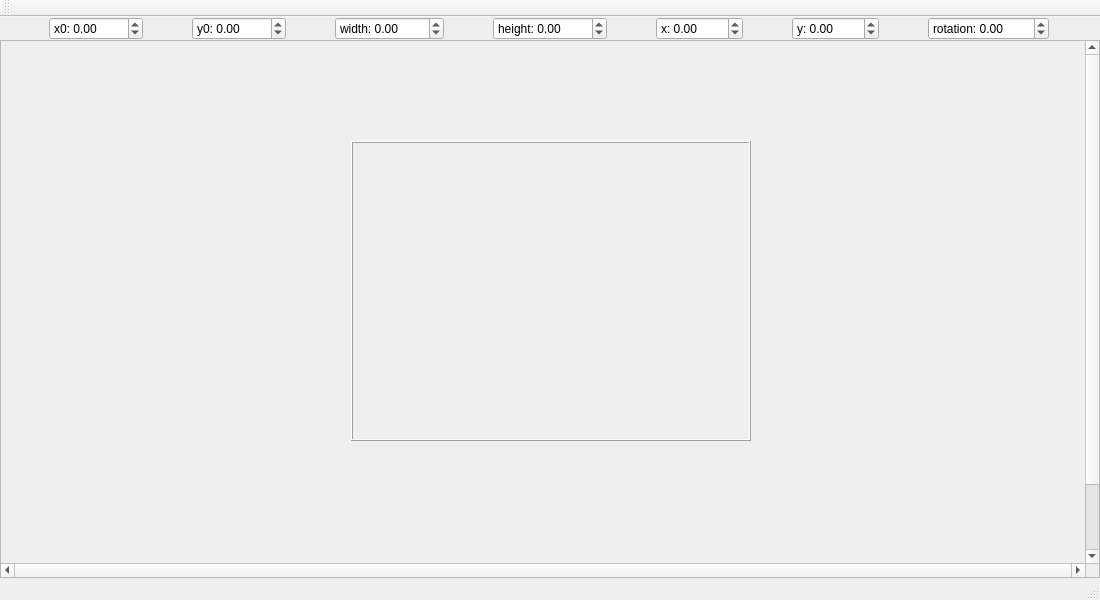
<?xml version="1.0" encoding="UTF-8"?>
<ui version="4.0">
 <class>Transform</class>
 <widget class="QMainWindow" name="Transform">
  <property name="geometry">
   <rect>
    <x>0</x>
    <y>0</y>
    <width>1100</width>
    <height>600</height>
   </rect>
  </property>
  <property name="windowTitle">
   <string>Transform</string>
  </property>
  <widget class="QWidget" name="W_Central">
   <layout class="QVBoxLayout" name="verticalLayout">
    <property name="spacing">
     <number>0</number>
    </property>
    <property name="leftMargin">
     <number>0</number>
    </property>
    <property name="topMargin">
     <number>0</number>
    </property>
    <property name="rightMargin">
     <number>0</number>
    </property>
    <property name="bottomMargin">
     <number>0</number>
    </property>
    <item>
     <widget class="QWidget" name="W_Tool" native="true">
      <property name="sizePolicy">
       <sizepolicy hsizetype="Preferred" vsizetype="Fixed">
        <horstretch>0</horstretch>
        <verstretch>0</verstretch>
       </sizepolicy>
      </property>
      <layout class="QHBoxLayout" name="horizontalLayout_2">
       <property name="spacing">
        <number>0</number>
       </property>
       <property name="leftMargin">
        <number>0</number>
       </property>
       <property name="topMargin">
        <number>0</number>
       </property>
       <property name="rightMargin">
        <number>0</number>
       </property>
       <property name="bottomMargin">
        <number>0</number>
       </property>
       <item>
        <widget class="QDoubleSpinBox" name="DSB_X_0">
         <property name="sizePolicy">
          <sizepolicy hsizetype="Fixed" vsizetype="Fixed">
           <horstretch>0</horstretch>
           <verstretch>0</verstretch>
          </sizepolicy>
         </property>
         <property name="prefix">
          <string>x0: </string>
         </property>
         <property name="minimum">
          <double>-1000.000000000000000</double>
         </property>
         <property name="maximum">
          <double>1000.000000000000000</double>
         </property>
        </widget>
       </item>
       <item>
        <widget class="QDoubleSpinBox" name="DSB_Y_0">
         <property name="sizePolicy">
          <sizepolicy hsizetype="Fixed" vsizetype="Fixed">
           <horstretch>0</horstretch>
           <verstretch>0</verstretch>
          </sizepolicy>
         </property>
         <property name="prefix">
          <string>y0: </string>
         </property>
         <property name="minimum">
          <double>-1000.000000000000000</double>
         </property>
         <property name="maximum">
          <double>1000.000000000000000</double>
         </property>
        </widget>
       </item>
       <item>
        <widget class="QDoubleSpinBox" name="DSB_Width">
         <property name="sizePolicy">
          <sizepolicy hsizetype="Fixed" vsizetype="Fixed">
           <horstretch>0</horstretch>
           <verstretch>0</verstretch>
          </sizepolicy>
         </property>
         <property name="prefix">
          <string>width: </string>
         </property>
         <property name="minimum">
          <double>-1000.000000000000000</double>
         </property>
         <property name="maximum">
          <double>1000.000000000000000</double>
         </property>
        </widget>
       </item>
       <item>
        <widget class="QDoubleSpinBox" name="DSB_Height">
         <property name="sizePolicy">
          <sizepolicy hsizetype="Fixed" vsizetype="Fixed">
           <horstretch>0</horstretch>
           <verstretch>0</verstretch>
          </sizepolicy>
         </property>
         <property name="prefix">
          <string>height: </string>
         </property>
         <property name="minimum">
          <double>-1000.000000000000000</double>
         </property>
         <property name="maximum">
          <double>1000.000000000000000</double>
         </property>
        </widget>
       </item>
       <item>
        <widget class="QDoubleSpinBox" name="DSB_X">
         <property name="sizePolicy">
          <sizepolicy hsizetype="Fixed" vsizetype="Fixed">
           <horstretch>0</horstretch>
           <verstretch>0</verstretch>
          </sizepolicy>
         </property>
         <property name="prefix">
          <string>x: </string>
         </property>
         <property name="minimum">
          <double>-1000.000000000000000</double>
         </property>
         <property name="maximum">
          <double>1000.000000000000000</double>
         </property>
        </widget>
       </item>
       <item>
        <widget class="QDoubleSpinBox" name="DSB_Y">
         <property name="sizePolicy">
          <sizepolicy hsizetype="Fixed" vsizetype="Fixed">
           <horstretch>0</horstretch>
           <verstretch>0</verstretch>
          </sizepolicy>
         </property>
         <property name="prefix">
          <string>y: </string>
         </property>
         <property name="minimum">
          <double>-1000.000000000000000</double>
         </property>
         <property name="maximum">
          <double>1000.000000000000000</double>
         </property>
        </widget>
       </item>
       <item>
        <widget class="QDoubleSpinBox" name="DSB_Rotation">
         <property name="sizePolicy">
          <sizepolicy hsizetype="Fixed" vsizetype="Fixed">
           <horstretch>0</horstretch>
           <verstretch>0</verstretch>
          </sizepolicy>
         </property>
         <property name="prefix">
          <string>rotation: </string>
         </property>
         <property name="minimum">
          <double>-1000.000000000000000</double>
         </property>
         <property name="maximum">
          <double>1000.000000000000000</double>
         </property>
        </widget>
       </item>
      </layout>
     </widget>
    </item>
    <item>
     <widget class="Scroll_Area" name="SA_Scroll">
      <property name="verticalScrollBarPolicy">
       <enum>Qt::ScrollBarAlwaysOn</enum>
      </property>
      <property name="horizontalScrollBarPolicy">
       <enum>Qt::ScrollBarAlwaysOn</enum>
      </property>
      <property name="widgetResizable">
       <bool>true</bool>
      </property>
      <widget class="Canvas" name="W_Canvas">
       <property name="geometry">
        <rect>
         <x>0</x>
         <y>0</y>
         <width>1072</width>
         <height>600</height>
        </rect>
       </property>
       <property name="minimumSize">
        <size>
         <width>800</width>
         <height>600</height>
        </size>
       </property>
       <widget class="QFrame" name="F_Page">
        <property name="geometry">
         <rect>
          <x>350</x>
          <y>100</y>
          <width>400</width>
          <height>300</height>
         </rect>
        </property>
        <property name="minimumSize">
         <size>
          <width>400</width>
          <height>300</height>
         </size>
        </property>
        <property name="maximumSize">
         <size>
          <width>400</width>
          <height>300</height>
         </size>
        </property>
        <property name="frameShape">
         <enum>QFrame::Box</enum>
        </property>
        <property name="frameShadow">
         <enum>QFrame::Raised</enum>
        </property>
        <layout class="QHBoxLayout" name="horizontalLayout_3"/>
       </widget>
      </widget>
     </widget>
    </item>
   </layout>
  </widget>
  <widget class="QMenuBar" name="MB_Menu">
   <property name="geometry">
    <rect>
     <x>0</x>
     <y>0</y>
     <width>1100</width>
     <height>31</height>
    </rect>
   </property>
  </widget>
  <widget class="QStatusBar" name="SB_Status"/>
  <widget class="QToolBar" name="TB_Tool">
   <property name="windowTitle">
    <string>toolBar</string>
   </property>
   <attribute name="toolBarArea">
    <enum>TopToolBarArea</enum>
   </attribute>
   <attribute name="toolBarBreak">
    <bool>false</bool>
   </attribute>
  </widget>
 </widget>
 <customwidgets>
  <customwidget>
   <class>Scroll_Area</class>
   <extends>QScrollArea</extends>
   <header>Canvas.h</header>
   <container>1</container>
  </customwidget>
  <customwidget>
   <class>Canvas</class>
   <extends>QWidget</extends>
   <header>Canvas.h</header>
   <container>1</container>
  </customwidget>
 </customwidgets>
 <resources/>
 <connections/>
</ui>
